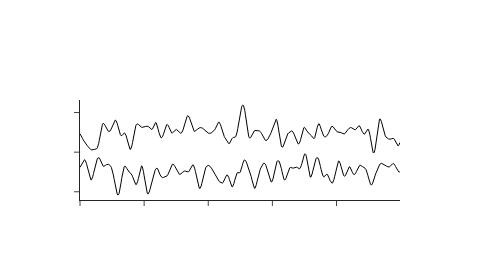
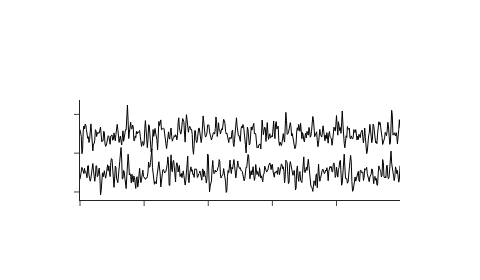
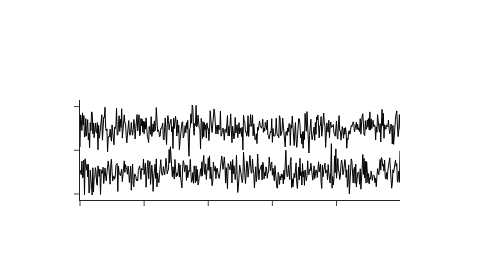

The notebook cell these images were saved under, in order:
### Code cell
for i, a in enumerate([0.1, 0.5, 0.9]): 
    x = sample_random_process(n, r=1/np.sqrt(2 * np.pi * a**2))
    y = sample_random_process(n, r=1/np.sqrt(2 * np.pi * a**2))
    
    fig = go.Figure()
    
    fig.add_scatter(y=x+2.5, mode='lines', line_color='black', showlegend=False, line_width=1)
    fig.add_scatter(y=y-2.5, mode='lines', line_color='black', showlegend=False, line_width=1)
    
    fig.update_layout(template='simple_white', height=280, width=480)
    fig.update_yaxes(showticklabels=False)
    fig.update_xaxes(showticklabels=False)
    
    
    fig.show()
    fig.write_image(f'fisher_scaling_sample_{i}.svg')

### Figure 1 — Plotly figure (JSON) as saved in the notebook; plotly's stock layout.template omitted (floating-point values rounded to 4 significant figures; data arrays with more than 128 entries replaced by an {"elided": "..."} marker saying what was removed)
{"data": [{"line": {"color": "black", "width": 1}, "mode": "lines", "showlegend": false, "type": "scatter", "y": {"elided": "500 float values"}}, {"line": {"color": "black", "width": 1}, "mode": "lines", "showlegend": false, "type": "scatter", "y": {"elided": "500 float values"}}], "layout": {"height": 280, "width": 480, "xaxis": {"showticklabels": false}, "yaxis": {"showticklabels": false}}}

### Figure 2 — Plotly figure (JSON) as saved in the notebook; plotly's stock layout.template omitted (floating-point values rounded to 4 significant figures; data arrays with more than 128 entries replaced by an {"elided": "..."} marker saying what was removed)
{"data": [{"line": {"color": "black", "width": 1}, "mode": "lines", "showlegend": false, "type": "scatter", "y": {"elided": "500 float values"}}, {"line": {"color": "black", "width": 1}, "mode": "lines", "showlegend": false, "type": "scatter", "y": {"elided": "500 float values"}}], "layout": {"height": 280, "width": 480, "xaxis": {"showticklabels": false}, "yaxis": {"showticklabels": false}}}

### Figure 3 — Plotly figure (JSON) as saved in the notebook; plotly's stock layout.template omitted (floating-point values rounded to 4 significant figures; data arrays with more than 128 entries replaced by an {"elided": "..."} marker saying what was removed)
{"data": [{"line": {"color": "black", "width": 1}, "mode": "lines", "showlegend": false, "type": "scatter", "y": {"elided": "500 float values"}}, {"line": {"color": "black", "width": 1}, "mode": "lines", "showlegend": false, "type": "scatter", "y": {"elided": "500 float values"}}], "layout": {"height": 280, "width": 480, "xaxis": {"showticklabels": false}, "yaxis": {"showticklabels": false}}}
